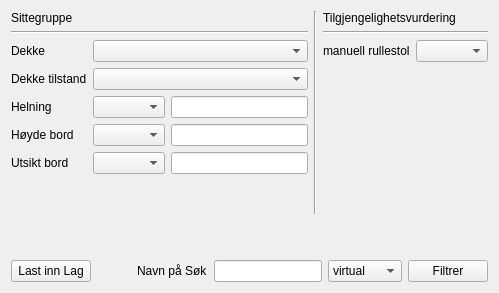
               <widget class="QWidget" name="tab_14">
                <attribute name="title">
                 <string>Sittegruppe</string>
                </attribute>
                <layout class="QVBoxLayout" name="verticalLayout_63">
                 <item>
                  <layout class="QVBoxLayout" name="verticalLayout_62">
                   <item>
                    <layout class="QHBoxLayout" name="horizontalLayout_94">
                     <item>
                      <layout class="QVBoxLayout" name="verticalLayout_60">
                       <item>
                        <widget class="QLabel" name="label_138">
                         <property name="text">
                          <string>Sittegruppe</string>
                         </property>
                        </widget>
                       </item>
                       <item>
                        <widget class="Line" name="line_41">
                         <property name="orientation">
                          <enum>Qt::Horizontal</enum>
                         </property>
                        </widget>
                       </item>
                       <item>
                        <layout class="QFormLayout" name="formLayout_26">
                         <item row="0" column="0">
                          <widget class="QLabel" name="label_132">
                           <property name="text">
                            <string>Dekke</string>
                           </property>
                          </widget>
                         </item>
                         <item row="0" column="1">
                          <widget class="QComboBox" name="comboBox_47"/>
                         </item>
                         <item row="1" column="0">
                          <widget class="QLabel" name="label_133">
                           <property name="text">
                            <string>Dekke tilstand</string>
                           </property>
                          </widget>
                         </item>
                         <item row="1" column="1">
                          <widget class="QComboBox" name="comboBox_48"/>
                         </item>
                         <item row="2" column="0">
                          <widget class="QLabel" name="label_134">
                           <property name="text">
                            <string>Helning</string>
                           </property>
                          </widget>
                         </item>
                         <item row="2" column="1">
                          <layout class="QHBoxLayout" name="horizontalLayout_91">
                           <item>
                            <widget class="QComboBox" name="comboBox_49"/>
                           </item>
                           <item>
                            <widget class="QLineEdit" name="lineEdit_18"/>
                           </item>
                          </layout>
                         </item>
                         <item row="3" column="0">
                          <widget class="QLabel" name="label_135">
                           <property name="text">
                            <string>Høyde bord</string>
                           </property>
                          </widget>
                         </item>
                         <item row="3" column="1">
                          <layout class="QHBoxLayout" name="horizontalLayout_92">
                           <item>
                            <widget class="QComboBox" name="comboBox_50"/>
                           </item>
                           <item>
                            <widget class="QLineEdit" name="lineEdit_19"/>
                           </item>
                          </layout>
                         </item>
                         <item row="4" column="0">
                          <widget class="QLabel" name="label_136">
                           <property name="text">
                            <string>Utsikt bord</string>
                           </property>
                          </widget>
                         </item>
                         <item row="4" column="1">
                          <layout class="QHBoxLayout" name="horizontalLayout_93">
                           <item>
                            <widget class="QComboBox" name="comboBox_51"/>
                           </item>
                           <item>
                            <widget class="QLineEdit" name="lineEdit_20"/>
                           </item>
                          </layout>
                         </item>
                        </layout>
                       </item>
                       <item>
                        <spacer name="verticalSpacer_36">
                         <property name="orientation">
                          <enum>Qt::Vertical</enum>
                         </property>
                         <property name="sizeHint" stdset="0">
                          <size>
                           <width>20</width>
                           <height>40</height>
                          </size>
                         </property>
                        </spacer>
                       </item>
                      </layout>
                     </item>
                     <item>
                      <widget class="Line" name="line_42">
                       <property name="orientation">
                        <enum>Qt::Vertical</enum>
                       </property>
                      </widget>
                     </item>
                     <item>
                      <layout class="QVBoxLayout" name="verticalLayout_61">
                       <item>
                        <widget class="QLabel" name="label_139">
                         <property name="text">
                          <string>Tilgjengelighetsvurdering</string>
                         </property>
                        </widget>
                       </item>
                       <item>
                        <widget class="Line" name="line_40">
                         <property name="orientation">
                          <enum>Qt::Horizontal</enum>
                         </property>
                        </widget>
                       </item>
                       <item>
                        <layout class="QFormLayout" name="formLayout_27">
                         <item row="0" column="0">
                          <widget class="QLabel" name="label_137">
                           <property name="text">
                            <string>manuell rullestol</string>
                           </property>
                          </widget>
                         </item>
                         <item row="0" column="1">
                          <widget class="QComboBox" name="comboBox_52"/>
                         </item>
                        </layout>
                       </item>
                       <item>
                        <spacer name="verticalSpacer_37">
                         <property name="orientation">
                          <enum>Qt::Vertical</enum>
                         </property>
                         <property name="sizeHint" stdset="0">
                          <size>
                           <width>20</width>
                           <height>40</height>
                          </size>
                         </property>
                        </spacer>
                       </item>
                      </layout>
                     </item>
                    </layout>
                   </item>
                   <item>
                    <spacer name="verticalSpacer_38">
                     <property name="orientation">
                      <enum>Qt::Vertical</enum>
                     </property>
                     <property name="sizeHint" stdset="0">
                      <size>
                       <width>20</width>
                       <height>40</height>
                      </size>
                     </property>
                    </spacer>
                   </item>
                   <item>
                    <layout class="QHBoxLayout" name="horizontalLayout_95">
                     <item>
                      <widget class="QPushButton" name="pushButton_LastInngang_8">
                       <property name="text">
                        <string>Last inn Lag</string>
                       </property>
                      </widget>
                     </item>
                     <item>
                      <spacer name="horizontalSpacer_13">
                       <property name="orientation">
                        <enum>Qt::Horizontal</enum>
                       </property>
                       <property name="sizeHint" stdset="0">
                        <size>
                         <width>40</width>
                         <height>20</height>
                        </size>
                       </property>
                      </spacer>
                     </item>
                     <item>
                      <layout class="QHBoxLayout" name="horizontalLayout_96">
                       <item>
                        <widget class="QLabel" name="label_140">
                         <property name="text">
                          <string>Navn på Søk</string>
                         </property>
                        </widget>
                       </item>
                       <item>
                        <widget class="QLineEdit" name="lineEdit_navn_paa_sok_inngang_7"/>
                       </item>
                       <item>
                        <widget class="QComboBox" name="comboBox_sok_metode_7">
                         <item>
                          <property name="text">
                           <string>virtual</string>
                          </property>
                         </item>
                         <item>
                          <property name="text">
                           <string>memory</string>
                          </property>
                         </item>
                        </widget>
                       </item>
                       <item>
                        <widget class="QPushButton" name="pushButton_filtrerInngang_7">
                         <property name="text">
                          <string>Filtrer</string>
                         </property>
                        </widget>
                       </item>
                      </layout>
                     </item>
                    </layout>
                   </item>
                  </layout>
                 </item>
                </layout>
               </widget>
